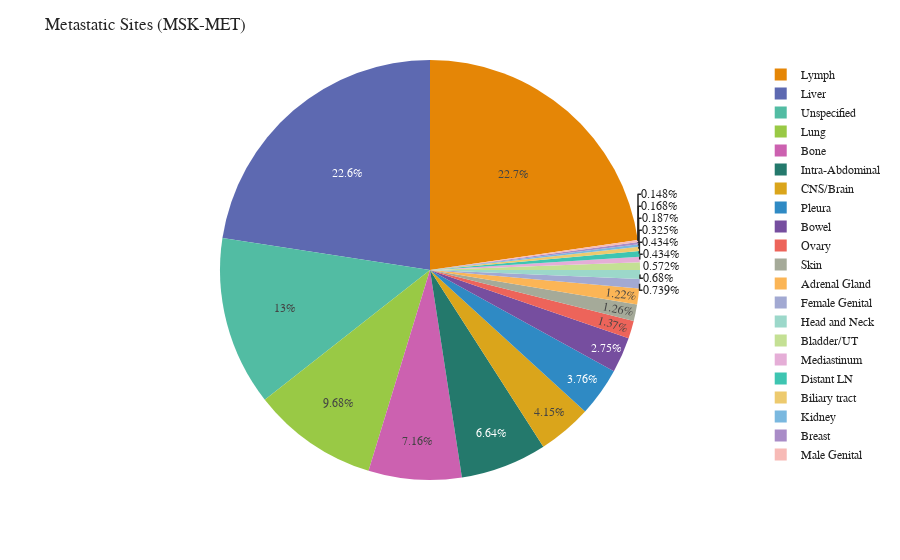

Notebook code for this chart:
### Code cell
met_sites = quick_pie_prep(raw_data_dict['data']['sample']['METASTATIC_SITE'])
px.pie(met_sites,
       names=met_sites['METASTATIC_SITE'],
       values=met_sites['Count'],
       hover_name=met_sites['annot'],
       color_discrete_sequence=px.colors.qualitative.Vivid).update_layout(template='simple_white',
                        font_family='Arial',
                        title={
                                'text': 'Metastatic Sites (MSK-MET)',
                              })

### Figure 1 — Plotly figure (JSON) as saved in the notebook; plotly's stock layout.template omitted (floating-point values rounded to 4 significant figures)
{"data": [{"domain": {"x": [0, 1], "y": [0, 1]}, "hovertemplate": "<b>%{hovertext}</b><br><br>METASTATIC_SITE=%{label}<br>Count=%{value}<extra></extra>", "hovertext": ["22.73% (2305)", "22.57% (2289)", "13.02% (1321)", "9.68% (982)", "7.16% (726)", "6.64% (674)", "4.15% (421)", "3.76% (381)", "2.75% (279)", "1.37% (139)", "1.26% (128)", "1.22% (124)", "0.74% (75)", "0.68% (69)", "0.57% (58)", "0.43% (44)", "0.43% (44)", "0.33% (33)", "0.19% (19)", "0.17% (17)", "0.15% (15)"], "labels": ["Lymph", "Liver", "Unspecified", "Lung", "Bone", "Intra-Abdominal", "CNS/Brain", "Pleura", "Bowel", "Ovary", "Skin", "Adrenal Gland", "Female Genital", "Head and Neck", "Bladder/UT", "Mediastinum", "Distant LN", "Biliary tract", "Kidney", "Breast", "Male Genital"], "legendgroup": "", "name": "", "showlegend": true, "type": "pie", "values": [2305, 2289, 1321, 982, 726, 674, 421, 381, 279, 139, 128, 124, 75, 69, 58, 44, 44, 33, 19, 17, 15]}], "layout": {"font": {"family": "Arial"}, "legend": {"tracegroupgap": 0}, "margin": {"t": 60}, "piecolorway": ["rgb(229, 134, 6)", "rgb(93, 105, 177)", "rgb(82, 188, 163)", "rgb(153, 201, 69)", "rgb(204, 97, 176)", "rgb(36, 121, 108)", "rgb(218, 165, 27)", "rgb(47, 138, 196)", "rgb(118, 78, 159)", "rgb(237, 100, 90)", "rgb(165, 170, 153)"], "title": {"text": "Metastatic Sites (MSK-MET)"}}}
